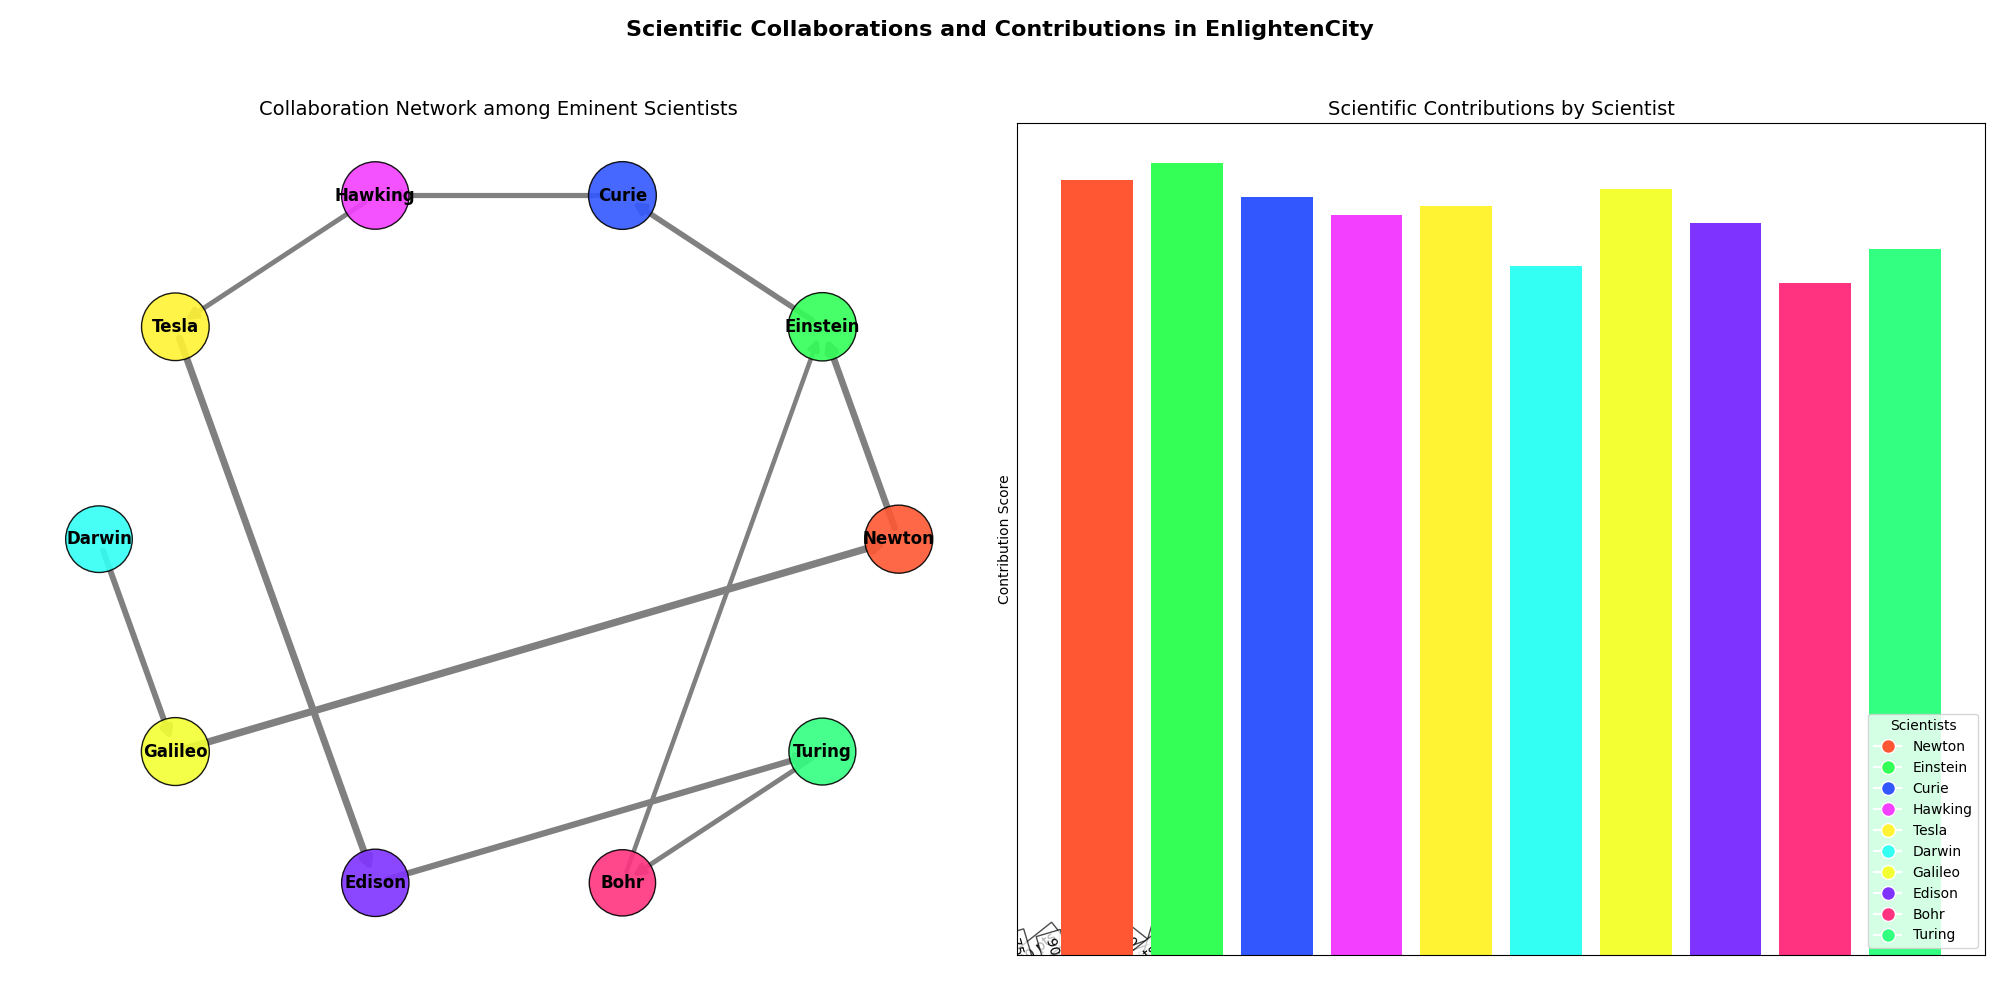

Recreate this plot in Python.
import matplotlib.pyplot as plt
import networkx as nx

# Backstory: Historical Scientific Contributions in EnlightenCity
# Describing the collaboration and contributions among scientists
scientists = ['Newton', 'Einstein', 'Curie', 'Hawking', 'Tesla', 'Darwin', 'Galileo', 'Edison', 'Bohr', 'Turing']

# Define collaborative interactions with their respective impact values
collaborations = [
    ('Newton', 'Einstein', 85),
    ('Einstein', 'Curie', 70),
    ('Curie', 'Hawking', 65),
    ('Hawking', 'Tesla', 60),
    ('Tesla', 'Edison', 90),
    ('Darwin', 'Galileo', 75),
    ('Edison', 'Turing', 80),
    ('Galileo', 'Newton', 95),
    ('Bohr', 'Einstein', 55),
    ('Turing', 'Bohr', 60),
]

# Scientists ranked by their scientific contributions
contribution_scores = {
    'Newton': 90,
    'Einstein': 92,
    'Curie': 88,
    'Hawking': 86,
    'Tesla': 87,
    'Darwin': 80,
    'Galileo': 89,
    'Edison': 85,
    'Bohr': 78,
    'Turing': 82
}

# Create directed graph
G = nx.DiGraph()
G.add_nodes_from(scientists)

# Add edges with impact values
for source, target, impact in collaborations:
    G.add_edge(source, target, weight=impact)

# Define node sizes based on scientific contribution scores
node_sizes = [1500 + contribution_scores[scientist]*10 for scientist in scientists]

# Define positions using a circular layout
pos = nx.circular_layout(G)

# Extract weights for edge labels and widths
edge_labels = {(u, v): f'{d["weight"]} pts' for u, v, d in G.edges(data=True)}
edge_widths = [0.5 + G[u][v]['weight'] / 20 for u, v in G.edges()]

# Define colors for nodes
node_colors = ['#FF5733', '#33FF57', '#3357FF', '#F33FFF', '#FFF333', '#33FFF3', '#F3FF33', '#7F33FF', '#FF3380', '#33FF80']

# Create figure and subplots
fig, axs = plt.subplots(1, 2, figsize=(20, 10))
fig.suptitle('Scientific Collaborations and Contributions in EnlightenCity', fontsize=16, fontweight='bold')

# Subplot 1: Network Graph
axs[0].set_title('Collaboration Network among Eminent Scientists', fontsize=14)
nx.draw_networkx_nodes(G, pos, ax=axs[0], node_size=node_sizes, node_color=node_colors, alpha=0.9, edgecolors='black')
nx.draw_networkx_edges(G, pos, ax=axs[0], edgelist=G.edges, edge_color='gray', arrows=True, arrowsize=15, width=edge_widths)
nx.draw_networkx_labels(G, pos, ax=axs[0], font_size=12, font_weight='bold')

# Add edge labels with an offset
nx.draw_networkx_edge_labels(G, pos, edge_labels=edge_labels, font_size=10, label_pos=0.3, bbox=dict(facecolor='white', alpha=0.7))
axs[0].axis('off')

# Subplot 2: Bar Plot of Scientific Contributions
scientists_labels = list(contribution_scores.keys())
contributions_values = list(contribution_scores.values())
colors = [node_colors[scientists.index(name)] for name in scientists_labels]

axs[1].set_title('Scientific Contributions by Scientist', fontsize=14)
axs[1].bar(scientists_labels, contributions_values, color=colors)
axs[1].set_ylabel('Contribution Score')
axs[1].set_xticklabels(scientists_labels, rotation=45, ha='right')

# Create a custom legend
legend_lines = [plt.Line2D([0], [0], marker='o', color='w', markersize=10, markerfacecolor=node_colors[i]) for i in range(len(scientists))]
plt.legend(legend_lines, scientists, title="Scientists", loc='lower right', bbox_to_anchor=(1, 0))

# Adjust layout to avoid overlap
plt.tight_layout(rect=[0, 0.03, 1, 0.95])

# Display the plot
plt.show()
